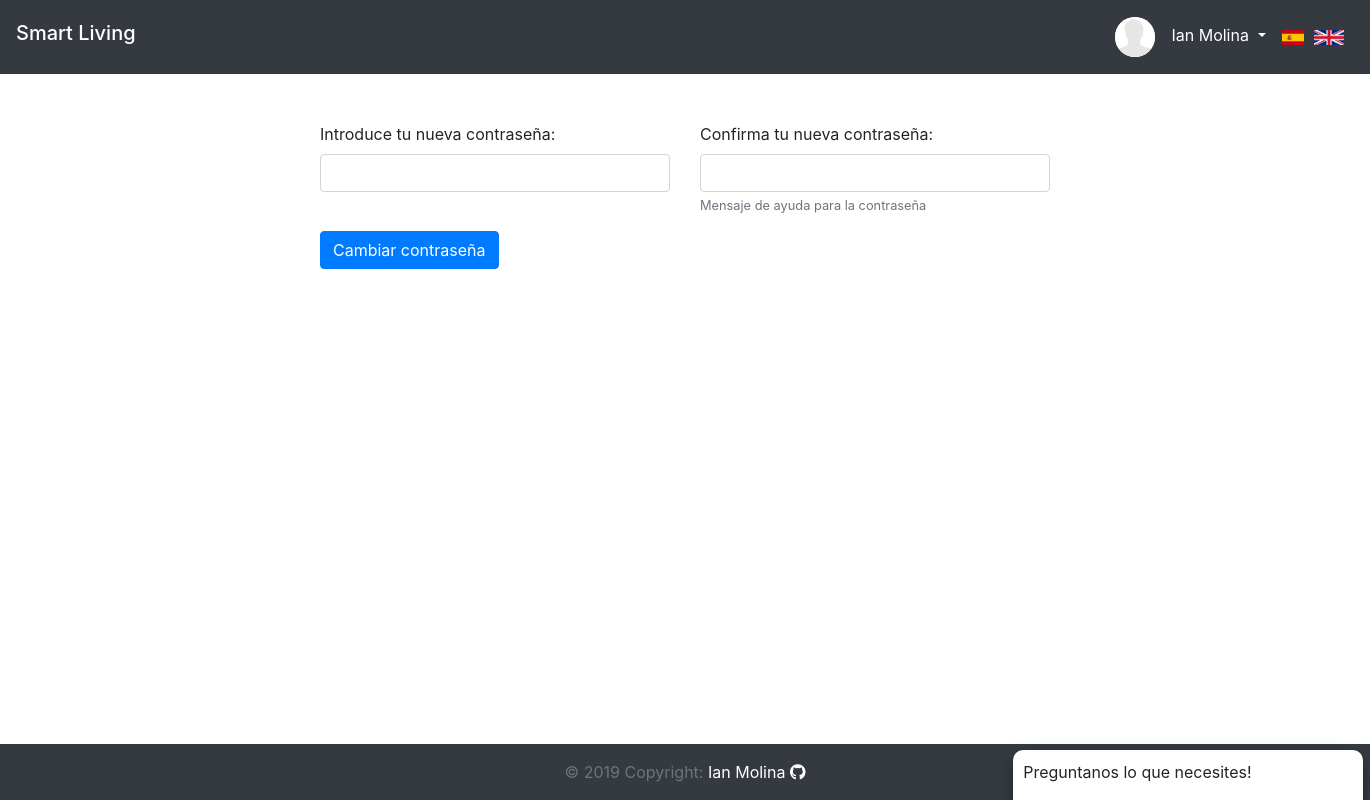
Screenshot of /cambio_pass.php (signed in) with the database file from the repository.
### tables this page shows
CREATE TABLE `usuario` (
  `email` varchar(255) NOT NULL,
  `nombre` varchar(255) NOT NULL,
  `foto` varchar(255) NOT NULL,
  `pass` varchar(255) NOT NULL,
  `activo` tinyint(1) NOT NULL,
  `puerto` int(8) NOT NULL,
  `admin` tinyint(1) NOT NULL,
  `rb_ip` varchar(255) NOT NULL
);

### cambio_pass.php (called while the page is built)
<?php
require_once "metodos.php";
include "views/partials/header.part.php";
include "views/cambio_pass.view.phtml";
include "chat.php";
include "views/partials/footer.part.php";
?>

### metodos.php (called while the page is built, shortened)
<?php
require_once "entities/Usuario.php";
$conexion = Connection::make();
if (isset($_SESSION['email'])) {
    $stmt = $conexion->prepare("SELECT * FROM usuario WHERE email = :email");
    $parameters = [':email'=>$_SESSION['email']];
    $stmt->execute($parameters);
    $stmt->setFetchMode(PDO::FETCH_CLASS|PDO::FETCH_PROPS_LATE, "Usuario");
    $usuario = $stmt->fetch();
}
?>

### entities/Usuario.php (called while the page is built, shortened)
<?php
class Usuario {
    protected $nombre;
    protected $foto;
    public function __construct($email="", $dni="", $nombre="", $foto="", $pass="", $activo="", $puerto="", $admin="") {
        $this->nombre = $nombre;
        $this->foto = $foto;
    }
    public function getNombre(): string {
        return $this->nombre;
    }
    public function getFoto(): string {
        return $this->foto;
    }
}

### lengC.php (called while the page is built, shortened)
<?php
require_once "metodos.php";
$i_chat_texto1 = "Preguntanos lo que necesites!";
?>

### views/chat.view.phtml (the view, shortened to what this page needs)
<div id="chat_wdw">
    <div id="cabecera_chat">
        <p><?= $i_chat_texto1 ?></p>
    </div>
</div>

### views/partials/header.part.php (shortened to what this page needs)
<!doctype html>
<html lang="en">
<head>
    <link rel="stylesheet" href="css/bootstrap.css" />
    <link rel="stylesheet" href="css/main.css" />
    <link rel="stylesheet" href="css/fonts.css" />
    <link rel="stylesheet" href="css/hover.css" />
    <link rel="stylesheet" href="css/weather.css" />
    <link rel="stylesheet" href="https://use.fontawesome.com/releases/v5.8.1/css/all.css">
</head>
<body>
<header class="navbar navbar-dark navbar-expand bg-dark">
    <h1 class="navbar-brand d-none d-sm-block"><a href="index.php">Smart Living</a></h1>
    <?php if(!isset($_SESSION['email'])): ?>
        <button type="button" class="btn btn-light ml-auto mr-3"><?= $i_header_login ?></button>
    <?php else: ?>
        <div class="dropdown ml-auto mr-3">
            <div class="dropdown-toggle d-none d-md-block" id="dropdownMenuId" data-toggle="dropdown" aria-haspopup="true" aria-expanded="false" style="color: white">
                <img class="mr-3" src="<?= $usuario->getFoto() ?>"><?= $usuario->getNombre() ?>
            </div>
        </div>
    <?php endif; ?>
    <form id="idiomas" class="form-inline my-2 my-lg-0" action="metodos.php" method="post">
        <img src="imgs/spanish.png" id="castellano">
        <img src="imgs/uk.png" id="ingles">
    </form>
</header>

### css/main.css (style rules this page uses)
html { height: 100%; box-sizing: border-box; }
body { position: relative; margin:0; padding:0; min-height: 100%; }
.navbar a { text-decoration: none; color: white; }
.dropdown-toggle { cursor: pointer; padding: 9px 0; }
.dropdown-toggle img { height: auto; width: auto; max-height: 40px; max-width: 40px; -webkit-border-radius: 20px; -moz-border-radius: 20px; border-radius: 20px; background-color: white; }
#idiomas img { height: 15px; margin-right: 10px; cursor: pointer; }
#chat_wdw { max-width: 350px; width: 100%; position: fixed; bottom: 0; z-index: 100000; margin-bottom: 0; right: 0.5%; background-color: white; box-shadow: 0 4px 8px 0 rgba(0,0, 0, 0.2), 0 6px 20px 0 rgba(0, 0, 0, 0.19); padding: 10px 10px; border-top-left-radius: 10px; border-top-right-radius: 10px; }
#chat_wdw #cabecera_chat { height: 30px; cursor: pointer; }

### rows the page displays
usuario: foto (picture), nombre "Ian Molina"

### other values shown
$i_cambio_pass_texto1 "Introduce tu nueva contraseña:"
$i_cambio_pass_texto2 "Confirma tu nueva contraseña:"
$i_cambio_pass_texto3 "Mensaje de ayuda para la contraseña"
$i_chat_texto1 "Preguntanos lo que necesites!"
